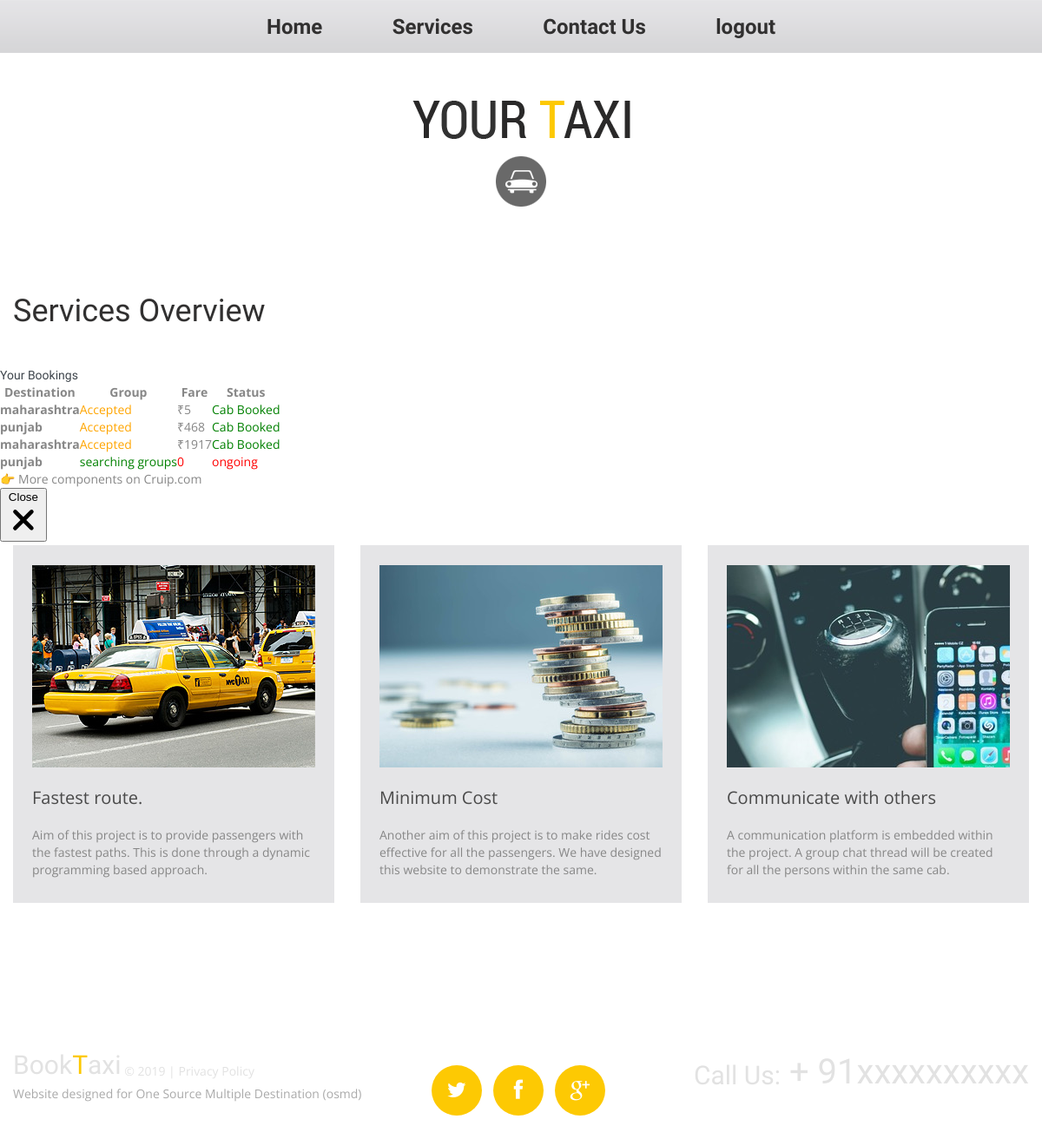
The page /services/ (signed in) on the database as committed earlier.
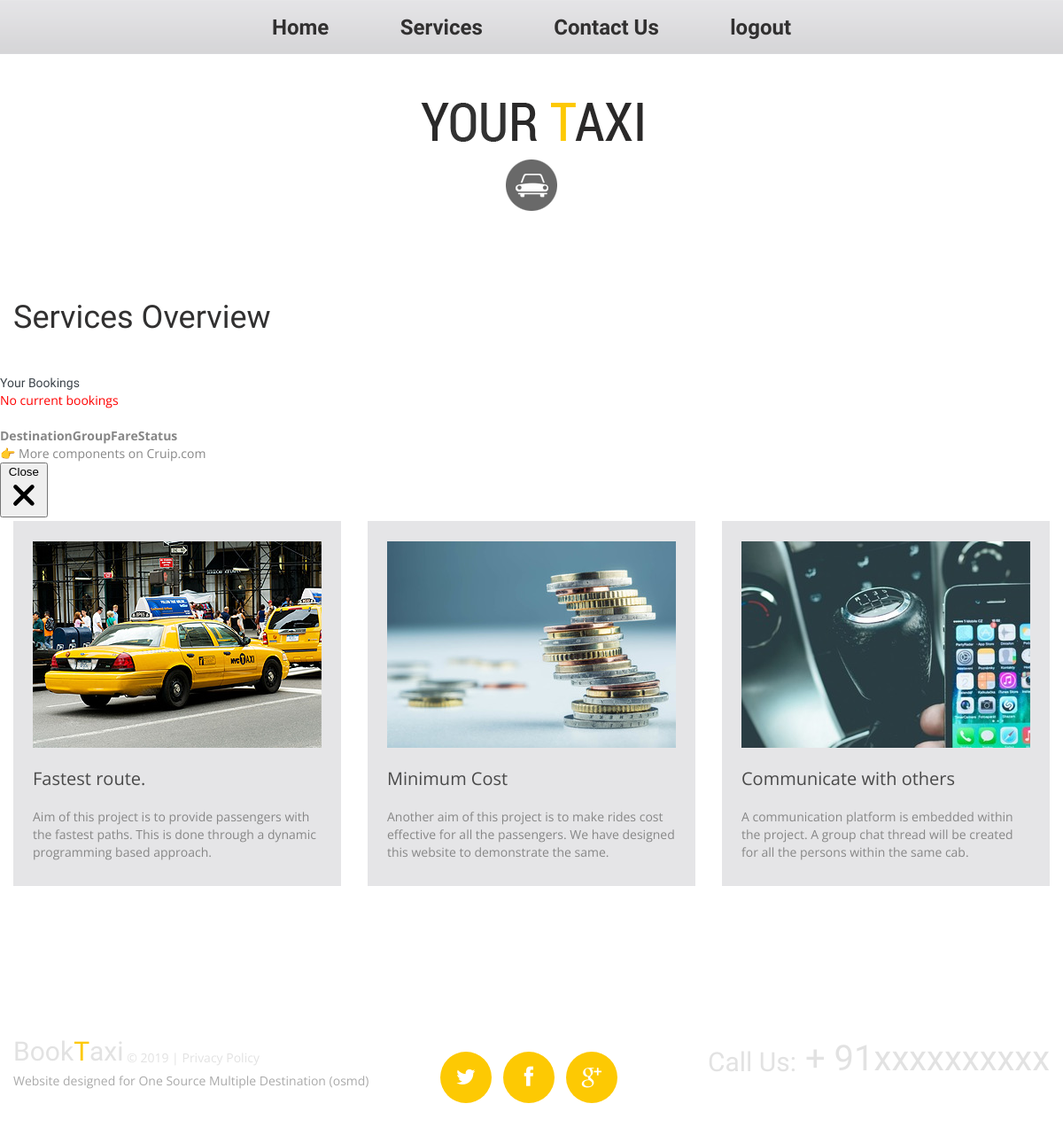
The same page on the database as committed later.
### BookCab/models.py (models this page shows, shortened)
class Booking(models.Model):
    destination = models.CharField(max_length=50,blank=False,null=True)
    user = models.ForeignKey(settings.AUTH_USER_MODEL,on_delete=models.CASCADE,related_name="user")
    status = models.PositiveIntegerField(default=0,validators=[MinValueValidator(0),MaxValueValidator(3)])
    time = models.TimeField(auto_now_add=True)
    date = models.DateField(auto_now_add=True)
    group = models.ForeignKey(CabGroup,on_delete=models.CASCADE,null=True,blank=True)
    cost = models.PositiveIntegerField(blank=True,null=True)
    distance = models.PositiveIntegerField(blank=True,null=True)

### osmd/decorators.py (the view)
    def wrapper(request,*args,**kwargs):
        if not request.user.is_authenticated:
            return redirect('login')
        else:
            return view_func(request,*args,**kwargs)

### BookCab/views.py (called while the page is built)
@check_authentication
def services(request):
    bookings = Booking.objects.all().filter(user=request.user)
    context = {
        "bookings":bookings,
    }
    return render(request,'services.html',context)

### templates/services.html (shortened to what this page needs)
<!DOCTYPE html>
<html lang="en">
<head>
	{%load static%}
	<link rel="stylesheet" href="{%static 'css/style.css'%}">
</head>
<body class="page1" id="top">
	<div class="main">
		{%include 'navbar.html'%}
		<div class="content">
			<div class="container_12">
				<div class="grid_12">
					<h3>Services Overview</h3>
				</div>
				<script src="https://unpkg.com/tailwindcss-jit-cdn"></script>
				<section class="flex w-full flex-col justify-center antialiased bg-gray-100 text-gray-600  p-1 mb-8">
					<div class="h-full">
						<div class="w-full  mx-auto bg-white shadow-lg rounded-sm border border-gray-200">
							<header class="px-5 py-4 border-b border-gray-100">
								<h2 class="font-semibold text-gray-800"> Your Bookings</h2>
							</header>
							<div class="p-3">
								<div class="overflow-x-auto">
									<table class="table-auto w-full">
										<thead class="text-xs font-semibold uppercase text-gray-400 bg-gray-50">
											<tr>
												<th class="p-2 whitespace-nowrap">
													<div class="font-semibold text-left">Destination</div>
												</th>
												<th class="p-2 whitespace-nowrap">
													<div class="font-semibold text-left">Group</div>
												</th>
												<th class="p-2 whitespace-nowrap">
													<div class="font-semibold text-left">Fare</div>
												</th>
												<th class="p-2 whitespace-nowrap">
													<div class="font-semibold text-center">Status</div>
												</th>
											</tr>
										</thead>
										<tbody class="text-sm divide-y divide-gray-100">
											{%if bookings%}
												{%for booking in bookings%}
														<tr>
															<td class="p-2 whitespace-nowrap">
																<div class="flex items-center">
																	{%if booking.status == 1%}
																		<a href="{%url 'detail_group' booking.group.id%}" class="tire font-medium text-gray-800">{{booking.destination}}</a>
																	{%else%}
																		<a class="tire font-medium text-gray-800">{{booking.destination}}</a>
																	{%endif%}
																</div>
															</td>
															<td class="p-2 whitespace-nowrap">
																{%if booking.status == 1%}
																	<div class="text-left" style="color: orange;">Accepted</div>
																	{%else%}
																	<div class="text-left" style="color: green;">searching groups</div>
																	{%endif%}
																</td>
																<td class="p-2 whitespace-nowrap">
																	{%if booking.status == 1%}
																	<div class="text-left font-medium text-green-500">₹{{booking.cost}}</div>
																	{%else%}
																	<div class="text-left font-medium text-green-500" style="color: red;">0</div>
																	{%endif%}
																</td>
																<td class="p-2 whitespace-nowrap">
																	{%if booking.status == 1%}
																	<div class="text-lg text-center" style="color: green;">Cab Booked</div>
																	{%else%}
																	<div class="text-lg text-center" style="color: red;">ongoing</div>
																	{%endif%}
																</td>
															</tr>
														{%endfor%}
											{%else%}
													<div>
														<p style="color: red;">No current bookings</p>
													</div>
											{%endif%}
										</tbody>
									</table>
								</div>
							</div>
						</div>
					</div>
				</section>
				<div x-show="open" class="fixed bottom-0 right-0 w-full md:bottom-8 md:right-12 md:w-auto z-60"
					x-data="{ open: true }">
					<div class="bg-gray-800 text-gray-50 text-sm p-3 md:rounded shadow-lg flex justify-between">
						<div>👉 <a class="hover:underline ml-1"
								href="https://cruip.com/?ref=codepen-cruip-customers-table" target="_blank">More
								components on Cruip.com</a></div>
						<button class="text-gray-500 hover:text-gray-400 ml-5" @click="open = false">
							<span class="sr-only">Close</span>
							<svg class="w-4 h-4 flex-shrink-0 fill-current" viewBox="0 0 16 16">
								<path
									d="M12.72 3.293a1 1 0 00-1.415 0L8.012 6.586 4.72 3.293a1 1 0 00-1.414 1.414L6.598 8l-3.293 3.293a1 1 0 101.414 1.414l3.293-3.293 3.293 3.293a1 1 0 001.414-1.414L9.426 8l3.293-3.293a1 1 0 000-1.414z" />
							</svg>
						</button>
					</div>
				</div>
				<div class="grid_4">
					<div class="box">
						<div class="maxheight">
							<img src="{% static 'images/page4_img4.jpg' %}" , alt="page4_img4">
							<div class="text1 color2">
								<div>Fastest route.</div>
							</div>
							Aim of this project is to provide passengers with the fastest paths. This is done through a
							dynamic programming based approach.
							<br>
						</div>
					</div>
				</div>
				<div class="grid_4">
					<div class="box">
						<div class="maxheight">
							<img src="{% static 'images/cost1.jpg' %}" , alt="cost1">
							<div class="text1 color2">
								<div> Minimum Cost</div>
							</div>
							Another aim of this project is to make rides cost effective for all the passengers. We have
							designed this website to demonstrate the same.
							<br>
						</div>
					</div>
				</div>
				<div class="grid_4">
					<div class="box">
						<div class="maxheight">
							<img src="{% static 'images/serv1.jpg' %}" , alt="serv1">
							<div class="text1 color2">
								<div>Communicate with others </div>
							</div>
							A communication platform is embedded within the project. A group chat thread will be created
							for all the persons within the same cab.
							<br>
						</div>
					</div>
				</div>
			</div>
		</div>
	</div>
	<footer>
		<div class="container_12">
			<div class="grid_12">
				<div class="f_phone"><span>Call Us:</span> + 91xxxxxxxxxx</div>
				<div class="socials">
					<a href="#" class="fa fa-twitter"></a>
					<a href="#" class="fa fa-facebook"></a>
					<a href="#" class="fa fa-google-plus"></a>
				</div>
				<div class="copy">
					<div class="st1">
						<div class="brand">Book<span class="color1">T</span>axi </div>
						&copy; 2019 | <a href="#">Privacy Policy</a>
					</div> Website designed for One Source Multiple Destination (osmd)
				</div>
			</div>
		</div>
	</footer>
</body>
</html>

### templates/navbar.html (shortened to what this page needs)
<header>
    {%load static%}
        <div class="menu_block ">
            <div class="container_12">
                <div class="grid_12">
                    <nav class="horizontal-nav full-width horizontalNav-notprocessed">
                        <ul class="sf-menu">
                            {%if user.is_authenticated%}
                                <li ><a href="{%url 'home'%}">Home</a></li>
                                <li ><a href="{%url 'services'%}">Services</a></li>
                                <li><a href="{%url 'contact'%}">Contact Us</a></li>
                                <li ><a href="{%url 'logout'%}">logout</a></li>
                            {%else%}
                                <li ><a href="{%url 'login'%}">Login</a></li>
                                <li><a href="{%url 'register'%}">Register</a></li>
                            {%endif%}
                        </ul>
                    </nav>
                </div>
            </div>
        </div>
        <div class="container_12">
            <div class="grid_12">
                <h1>
                    <a href="{%url 'home'%}">
                        <img src="{% static 'images/logo.png' %}" , alt = "new logo"/>
                    </a>
                </h1>
            </div>
        </div>
    </header>

### static/css/style.css (style rules this page uses)
html { width: 100%; }
* { -webkit-text-size-adjust: none; }
body { position: relative; color: #878787; font: 14px/20px 'Open Sans', sans-serif; }
p { margin-bottom: 20px; }
img { max-width: 100%; }
h1, h2, h3, h4, h5, h6 { font-weight: normal; color: #3e454c; font-family: 'Roboto Condensed', sans-serif; }
h3 { font-size: 36px; line-height: 36px; color: #313030; padding-top: 14px; margin-bottom: 20px; }
.page1 h3 { margin-bottom: 46px; padding-top: 82px; }
ul { padding: 0; margin: 0; list-style: none; }
a { text-decoration: none; color: inherit; outline: none; transition: 0.5s ease; -o-transition: 0.5s ease; -webkit-transition: 0.5s ease; }
.main { background-color: #fff; }
header { display: block; }
header h1 { position: relative; text-align: center; padding-top: 55px; }
.page1 header h1 { margin-bottom: 20px; }
header h1 a { display: inline-block; overflow: hidden; width: 251px; height: 122px; font-size: 0; line-height: 0; text-indent: -999px; transition: 0s ease; -o-transition: 0s ease; -webkit-transition: 0s ease; }
header h1 a img { display: block; }
.content { padding-bottom: 113px; }
.page1 .content { padding-bottom: 82px; }
.text1 { margin-bottom: 23px; font-size: 20px; line-height: 20px; }
.box { margin-bottom: 23px; margin-top: 4px; background-color: #e5e5e7; padding: 23px 22px 28px; }
.box img { margin-bottom: 25px; }
.color1 { color: #fdc903; }
.color2 { color: #4a4a4a; }
footer { display: block; padding: 0px 0 60px; font-size: 14px; color: #aaa; line-height: 18px; font-family: 'Roboto Condensed', sans-serif; }
.copy { font-family: 'Open Sans', sans-serif; }
.st1 { padding-top: 80px; color: #e2e2e2; margin-bottom: 8px; }
.brand { position: relative; top: -7px; font: 30px/18px 'Roboto Condensed', sans-serif; display: inline-block; font-size: 30px; }
.f_phone { padding-top: 72px; font-size: 40px; line-height: 36px; float: right; color: #e2e2e2; }
.f_phone span { position: relative; top: 4px; font-size: 30px; }
.socials { margin-right: 96px; padding-top: 82px; float: right; overflow: hidden; }
.socials a { display: block; float: left; margin: 0 6px 0 7px; color: #fff; text-align: center; background-color: #fdc903; border-radius: 500px; width: 58px; height: 58px; font-size: 24px; line-height: 58px; }

### static/css/grid.css (style rules this page uses)
body { min-width: 1200px; }
.container_12 { margin-left: auto; margin-right: auto; width: 1200px; }
.grid_1, .grid_2, .grid_3, .grid_4, .grid_5, .grid_6, .grid_7, .grid_8, .grid_9, .grid_10, .grid_11, .grid_12 { display:inline; float: left; position: relative; margin-left: 15px; margin-right: 15px; }
.container_12 .grid_4 { width:370px; }
.container_12 .grid_12 { width:1170px; }

### static/css/superfish.css (style rules this page uses)
.menu_block { z-index: 999; position: relative; background: url(../images/menu_bg.png) 0 0 repeat-x #d8d8db; padding: 12px 0 11px; }
.menu_block nav { position: relative; font-family: 'Marvel', sans-serif; }
nav>.sf-menu { z-index: 990; text-align: center; position: relative; }
nav { position:relative;padding: 0px 0 0 0; }
.sf-menu>li { display: block; position: relative; display: inline-block; font-size: 24px; line-height: 20px; }
.sf-menu>li+li { margin-left: 27px; }
.sf-menu>li>a { font-weight: bold; text-align: center; color: #313030; display: block; padding: 9px 25px; }

Rows that differ between the two databases and show on the page:
removed Booking: destination "maharashtra", status "Accepted", cost "5"
removed Booking: destination "punjab", status "Accepted", cost "468"
removed Booking: destination "maharashtra", status "Accepted", cost "1917"
removed Booking: destination "punjab", status "searching groups"
Other text that changed with them:
text now shown: "No current bookings"
